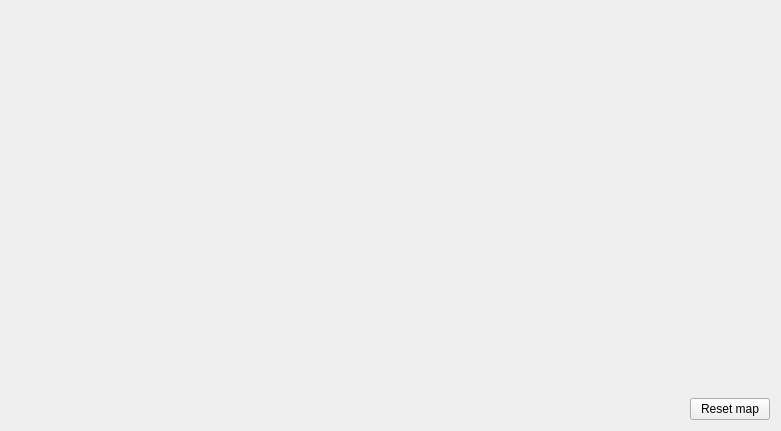
<?xml version="1.0" encoding="UTF-8"?>
<ui version="4.0">
 <class>Map</class>
 <widget class="QWidget" name="Map">
  <property name="geometry">
   <rect>
    <x>0</x>
    <y>0</y>
    <width>781</width>
    <height>431</height>
   </rect>
  </property>
  <property name="windowTitle">
   <string>Form</string>
  </property>
  <layout class="QGridLayout" name="gridLayout">
   <item row="0" column="1">
    <spacer name="verticalSpacer">
     <property name="orientation">
      <enum>Qt::Vertical</enum>
     </property>
     <property name="sizeHint" stdset="0">
      <size>
       <width>17</width>
       <height>379</height>
      </size>
     </property>
    </spacer>
   </item>
   <item row="1" column="0">
    <spacer name="horizontalSpacer">
     <property name="orientation">
      <enum>Qt::Horizontal</enum>
     </property>
     <property name="sizeHint" stdset="0">
      <size>
       <width>674</width>
       <height>17</height>
      </size>
     </property>
    </spacer>
   </item>
   <item row="1" column="1">
    <widget class="QPushButton" name="ResetButton">
     <property name="text">
      <string>Reset map</string>
     </property>
    </widget>
   </item>
  </layout>
 </widget>
 <resources/>
 <connections/>
</ui>
